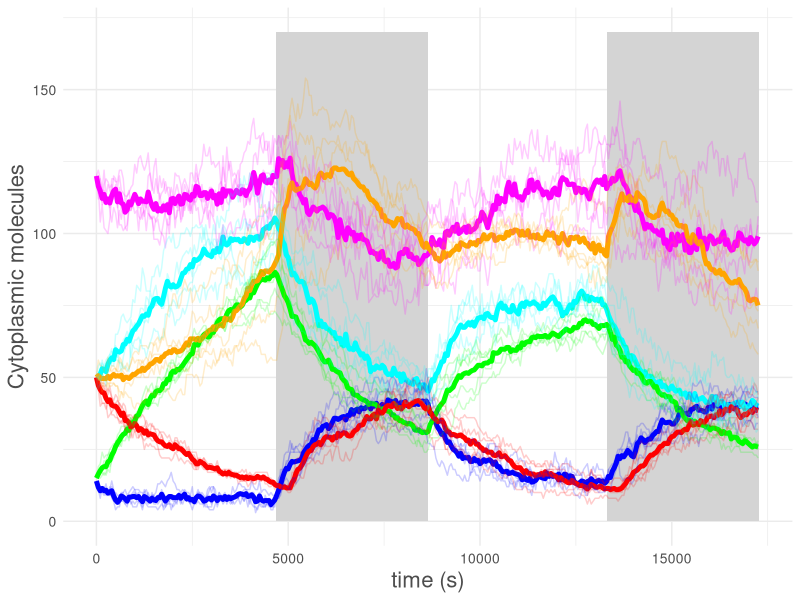

Write R code to recreate this figure. (Note: this script raises an error after producing the figure.)
temporal1 <- read.table('temporal1.txt')
time <- temporal1[,1]
colnames(temporal1) <- c('time','Ci', 'Ngas', 'Ogas', 'Cfix', 'Nfix', 'ATP')

temporal2 <- read.table('temporal2.txt')
time <- temporal2[,1]
colnames(temporal2) <- c('time','Ci', 'Ngas', 'Ogas', 'Cfix', 'Nfix', 'ATP')

temporal3 <- read.table('temporal3.txt')
time <- temporal3[,1]
colnames(temporal3) <- c('time','Ci', 'Ngas', 'Ogas', 'Cfix', 'Nfix', 'ATP')

temporal4 <- read.table('temporal4.txt')
time <- temporal4[,1]
colnames(temporal4) <- c('time','Ci', 'Ngas', 'Ogas', 'Cfix', 'Nfix', 'ATP')

temporal5 <- read.table('temporal5.txt')
time <- temporal5[,1]
colnames(temporal5) <- c('time','Ci', 'Ngas', 'Ogas', 'Cfix', 'Nfix', 'ATP')

temporal_all <- cbind(temporal1, temporal2, temporal3, temporal4, temporal5)
temporal_all <- temporal_all[, -c(8, 15, 22, 29)]  
temporal_all

Ci_ave <- temporal_all$Ci + temporal_all$Ci.1 + temporal_all$Ci.2 + temporal_all$Ci.3 + temporal_all$Ci.4
Ci_ave <- Ci_ave/5

Ngas_ave <- temporal_all$Ngas + temporal_all$Ngas.1 + temporal_all$Ngas.2 + temporal_all$Ngas.3 + temporal_all$Ngas.4
Ngas_ave <- Ngas_ave/5

Ogas_ave <- temporal_all$Ogas + temporal_all$Ogas.1 + temporal_all$Ogas.2 + temporal_all$Ogas.3 + temporal_all$Ogas.4
Ogas_ave <- Ogas_ave/5

Cfix_ave <- temporal_all$Cfix + temporal_all$Cfix.1 + temporal_all$Cfix.2 + temporal_all$Cfix.3 + temporal_all$Cfix.4
Cfix_ave <- Cfix_ave/5

Nfix_ave <- temporal_all$Nfix + temporal_all$Nfix.1 + temporal_all$Nfix.2 + temporal_all$Nfix.3 + temporal_all$Nfix.4
Nfix_ave <- Nfix_ave/5

ATP_ave <- temporal_all$ATP + temporal_all$ATP.1 + temporal_all$ATP.2 + temporal_all$ATP.3 + temporal_all$ATP.4
ATP_ave <- ATP_ave/5

temporal_all <- cbind(temporal_all, Ci_ave, Ngas_ave, Ogas_ave, Cfix_ave, Nfix_ave, ATP_ave)

molecules = c('Ci', 'Ngas', 'Ogas', 'Cfix', 'Nfix', 'ATP')

library(ggplot2)
ggplot(data = temporal_all, aes(x = time)) + 
  geom_rect(aes(xmin=4680, xmax=8640, ymin=0, ymax=170), fill="grey", alpha=0.01) +
  geom_rect(aes(xmin=13320, xmax=17280, ymin=0, ymax=170), fill="grey", alpha=0.01) +
  geom_line(aes(y=Ci_ave), size = 1.7, color = 'blue', alpha = 1) + 
  geom_line(aes(y=Ngas_ave), size = 1.7, color = 'magenta', alpha = 1) + 
  geom_line(aes(y=Ogas_ave), size = 1.7, color = 'cyan', alpha = 1) + 
  geom_line(aes(y=Cfix_ave), size = 1.7, color = 'green', alpha = 1) + 
  geom_line(aes(y=Nfix_ave), size = 1.7, color = 'red', alpha = 1) + 
  geom_line(aes(y=ATP_ave), size = 1.7, color = 'orange', alpha = 1) + 
  geom_line(aes(y=Ci), color = 'blue', alpha = 0.2) + 
  geom_line(aes(y=Ngas), color = 'magenta', alpha = 0.2) + 
  geom_line(aes(y=Ogas), color = 'cyan', alpha = 0.2) + 
  geom_line(aes(y=Cfix), color = 'green', alpha = 0.2) + 
  geom_line(aes(y=Nfix), color = 'red', alpha = 0.2) + 
  geom_line(aes(y=ATP), color = 'orange', alpha = 0.2) +  
  geom_line(aes(y=Ci.1), color = 'blue', alpha = 0.2) + 
  geom_line(aes(y=Ngas.1), color = 'magenta', alpha = 0.2) + 
  geom_line(aes(y=Ogas.1), color = 'cyan', alpha = 0.2) + 
  geom_line(aes(y=Cfix.1), color = 'green', alpha = 0.2) + 
  geom_line(aes(y=Nfix.1), color = 'red', alpha = 0.2) + 
  geom_line(aes(y=ATP.1), color = 'orange', alpha = 0.2) + 
  geom_line(aes(y=Ci.2), color = 'blue', alpha = 0.2) + 
  geom_line(aes(y=Ngas.2), color = 'magenta', alpha = 0.2) + 
  geom_line(aes(y=Ogas.2), color = 'cyan', alpha = 0.2) + 
  geom_line(aes(y=Cfix.2), color = 'green', alpha = 0.2) + 
  geom_line(aes(y=Nfix.2), color = 'red', alpha = 0.2) + 
  geom_line(aes(y=ATP.2), color = 'orange', alpha = 0.2) + 
  geom_line(aes(y=Ci.3), color = 'blue', alpha = 0.2) + 
  geom_line(aes(y=Ngas.3), color = 'magenta', alpha = 0.2) + 
  geom_line(aes(y=Ogas.3), color = 'cyan', alpha = 0.2) + 
  geom_line(aes(y=Cfix.3), color = 'green', alpha = 0.2) + 
  geom_line(aes(y=Nfix.3), color = 'red', alpha = 0.2) + 
  geom_line(aes(y=ATP.3), color = 'orange', alpha = 0.2) + 
  geom_line(aes(y=Ci.4), color = 'blue', alpha = 0.2) + 
  geom_line(aes(y=Ngas.4), color = 'magenta', alpha = 0.2) + 
  geom_line(aes(y=Ogas.4), color = 'cyan', alpha = 0.2) + 
  geom_line(aes(y=Cfix.4), color = 'green', alpha = 0.2) + 
  geom_line(aes(y=Nfix.4), color = 'red', alpha = 0.2) + 
  geom_line(aes(y=ATP.4), color = 'orange', alpha = 0.2) + 
  xlab('time (s)') +
  ylab('Cytoplasmic molecules') +
  theme_minimal() + 
  theme(axis.title=element_text(size=16, colour = 'grey30'), axis.text=element_text(size=10))


  
ggplot(avg, aes(x=Gene, y=mean)) + 
  geom_point() + 
  geom_line() + 
  geom_errorbar(aes(ymin=mean-sd, ymax=mean+sd), width=.1) +
  geom_line(data = ge, aes(x=Gene, y=Exp, group=Sample, colour="#000099"),
            show_guide = FALSE)
              




library(ggplot2)
ggplot(data = temporal, aes(time)) + 
  geom_smooth(aes(y=Ci), color = 'blue', level = 0.1) + 
  geom_smooth(aes(y=Ngas), color = 'pink', level = 0.1) + 
  geom_smooth(aes(y=Ogas), color = 'cyan', level = 0.1) + 
  geom_smooth(aes(y=Cfix), color = 'green', level = 0.1) + 
  geom_smooth(aes(y=Nfix), color = 'red', level = 0.1) + 
  geom_smooth(aes(y=ATP), color = 'orange', level = 0.1) + 
  theme_minimal() +
  scale_color_discrete(name = "Species", labels = c('Ci', 'Ngas', 'Ogas', 'Cfix', 'Nfix', 'ATP'))
